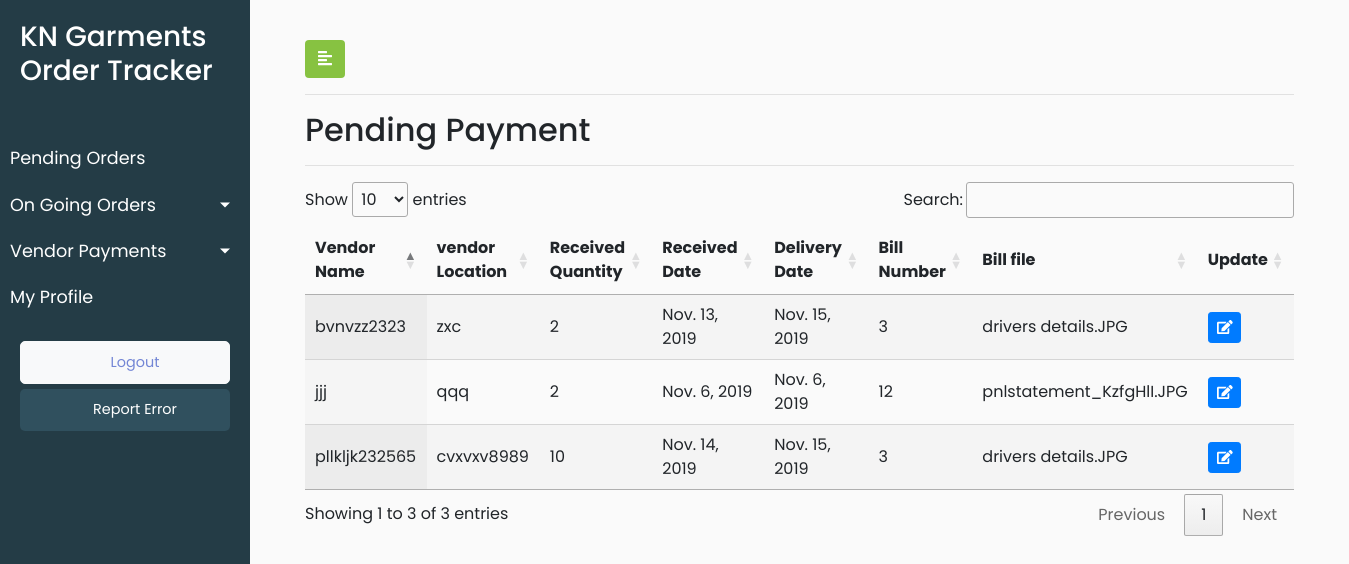
The app's page /payment_pending/ (signed in), older data.
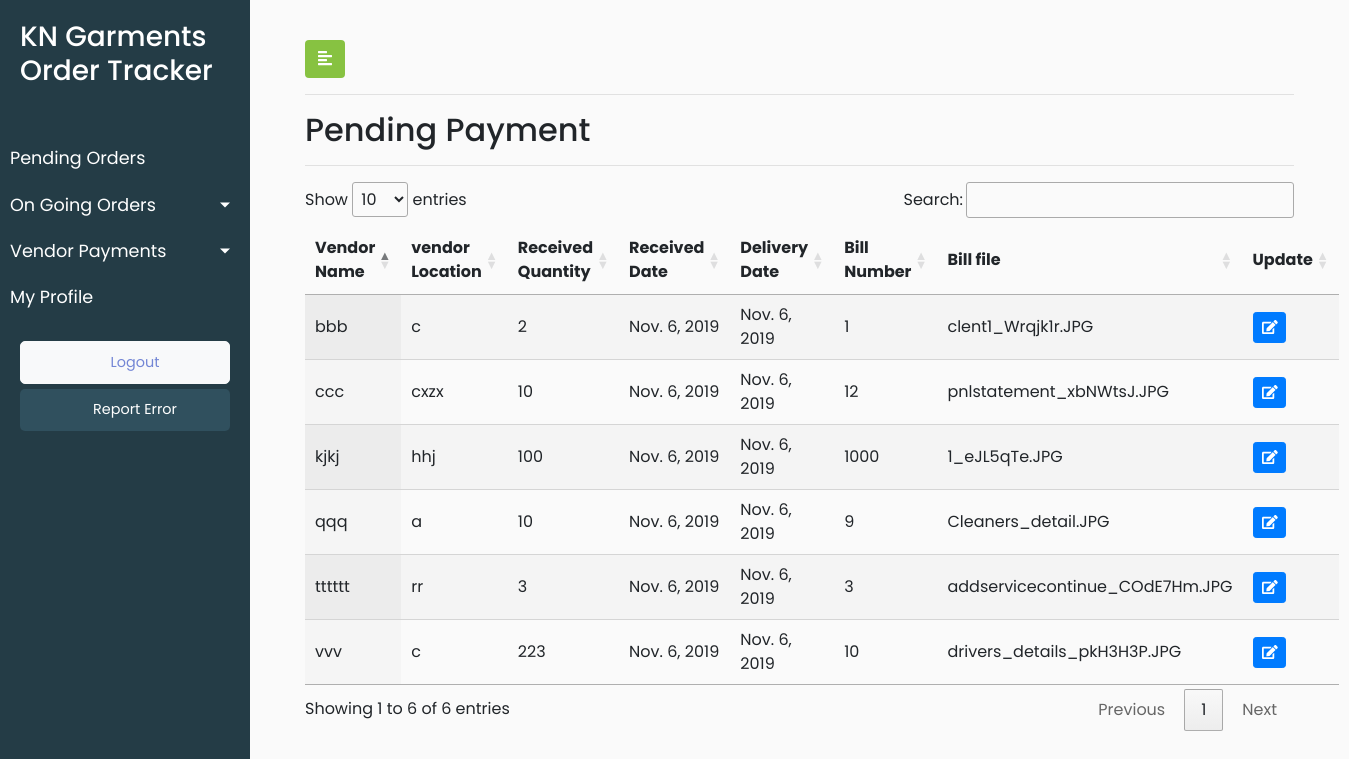
The same page, newer data.
### KNGarment_Order_TrackPro_App/models.py (models this page shows, shortened)
class Process(models.Model):
    Paid = 1
    Pending = 2
    PAYMENT_STATUS=((Paid,'Paid'), (Pending,'Pending'))
    process_vendor_name = models.CharField(max_length=920,blank=True)
    process_vendor_location = models.CharField(max_length=920,blank=True)
    process_received_quantity = models.IntegerField(blank=True,null=True)
    process_received_date = models.DateField(default=timezone.now)
    process_delivery_date = models.DateField(default=timezone.now)
    process_bill_number = models.IntegerField(blank=True,default=0)
    process_bill_file = models.FileField(blank=True)
    process_payment_status = models.PositiveSmallIntegerField(choices=PAYMENT_STATUS,default=Pending,blank=True)
    process_date_of_entry = models.DateTimeField(default=timezone.now)
    process_vendor_id = models.ForeignKey(Vendor, on_delete = models.CASCADE,blank=True)
    process_order_id = models.ForeignKey(Orders, on_delete=models.CASCADE,blank=True)
    process_customuser_id = models.ForeignKey(CustomUser,on_delete=models.CASCADE,default=1)
    objects = InheritanceManager()
    class Meta:
        verbose_name_plural = "Process List"
        verbose_name = "Process"

### KNGarment_Order_TrackPro_App/views.py (the view)
# urls.py: path('payment_pending/', views.payment_pending, name = 'payment_pending'),
@login_required(login_url='/user_login')
def payment_pending(request):
    user_role = request.user.user_role
    process_objects = Process.objects.all().filter(process_payment_status=2)
    data = {'processes':process_objects,'user_role':user_role}
    return render(request,'KNGarment_Order_TrackPro_App/pending_order.html',data)

### KNGarment_Order_TrackPro_App/templates/KNGarment_Order_TrackPro_App/pending_order.html (shortened to what this page needs)
{% extends 'KNGarment_Order_TrackPro_App/base.html' %}
{% load static %}
{% block stylesheets %}
<link rel="stylesheet" href="//cdn.datatables.net/1.10.19/css/jquery.dataTables.min.css">
{% endblock stylesheets %}
{% block content %}
        <div id="content">
            <div class="container-fluid">
                <button type="button" id="sidebarCollapse" class="btn" style="background-color: #87c241;color: white">
                    <i class="fas fa-align-left"></i>
                </button>
                <hr>
                <h2>Pending Payment</h2>
                <hr>
                <div>
                    <table id="test_table" class="display" style="width:100%">
                        <thead>
                            <tr>
                                <th>Vendor Name</th>
                                <th>vendor Location</th>
                                <th>Received Quantity</th>
                                <th>Received Date</th>
                                <th>Delivery Date</th>
                                <th>Bill Number</th>
                                <th>Bill file</th>
                                <th>Update</th>
                            </tr>
                        </thead>
                        <tbody>
                            {% for process in processes %}
                            <tr>
                                <td>{{process.process_vendor_name}}</td>
                                <td>{{process.process_vendor_location}}</td>
                                <td>{{process.process_received_quantity}}</td>
                                <td>{{process.process_received_date}}</td>
                                <td>{{process.process_delivery_date}}</td>
                                <td>{{process.process_bill_number}}</td>
                                <td>{{process.process_bill_file}}</td>
                                <td>
                            <button type="button" class="update-order btn btn-sm btn-primary" data-id="{% url 'KNGarment_Order_TrackPro_App:pending_order_update' pk=process.pk  %}">
                                <span class="fa fa-edit"></span>
                            </button>
                        </td>
                            </tr>
                            {% endfor %}
                        </tbody>
                    </table>
                </div>
            </div>
        </div>
{% endblock content %}

Row changes from the older to the newer data that the page shows:
removed Process: process_vendor_name "pllkljk232565", process_vendor_location "cvxvxv8989", process_received_quantity "10", process_received_date "Nov. 14, 2019", process_delivery_date "Nov. 15, 2019", process_bill_number "3", process_bill_file "drivers details.JPG"
removed Process: process_vendor_name "bvnvzz2323", process_vendor_location "zxc", process_received_quantity "2", process_received_date "Nov. 13, 2019", process_delivery_date "Nov. 15, 2019", process_bill_number "3", process_bill_file "drivers details.JPG"
removed Process: process_vendor_name "jjj", process_vendor_location "qqq", process_received_quantity "2", process_received_date "Nov. 6, 2019", process_delivery_date "Nov. 6, 2019", process_bill_number "12", process_bill_file "pnlstatement_KzfgHlI.JPG"
added Process: process_vendor_name "ccc", process_vendor_location "cxzx", process_received_quantity "10", process_received_date "Nov. 6, 2019", process_delivery_date "Nov. 6, 2019", process_bill_number "12", process_bill_file "pnlstatement_xbNWtsJ.JPG"
added Process: process_vendor_name "vvv", process_vendor_location "c", process_received_quantity "223", process_received_date "Nov. 6, 2019", process_delivery_date "Nov. 6, 2019", process_bill_number "10", process_bill_file "drivers_details_pkH3H3P.JPG"
added Process: process_vendor_name "bbb", process_vendor_location "c", process_received_quantity "2", process_received_date "Nov. 6, 2019", process_delivery_date "Nov. 6, 2019", process_bill_number "1", process_bill_file "clent1_Wrqjk1r.JPG"
added Process: process_vendor_name "qqq", process_vendor_location "a", process_received_quantity "10", process_received_date "Nov. 6, 2019", process_delivery_date "Nov. 6, 2019", process_bill_number "9", process_bill_file "Cleaners_detail.JPG"
added Process: process_vendor_name "tttttt", process_vendor_location "rr", process_received_quantity "3", process_received_date "Nov. 6, 2019", process_delivery_date "Nov. 6, 2019", process_bill_number "3", process_bill_file "addservicecontinue_COdE7Hm.JPG"
added Process: process_vendor_name "kjkj", process_vendor_location "hhj", process_received_quantity "100", process_received_date "Nov. 6, 2019", process_delivery_date "Nov. 6, 2019", process_bill_number "1000", process_bill_file "1_eJL5qTe.JPG"
Text that changed along with them:
text written by a page script: "Show entries Search: Showing 1 to 3 of 3 entries Previous 1 Next" → "Show entries Search: Showing 1 to 6 of 6 entries Previous 1 Next"
